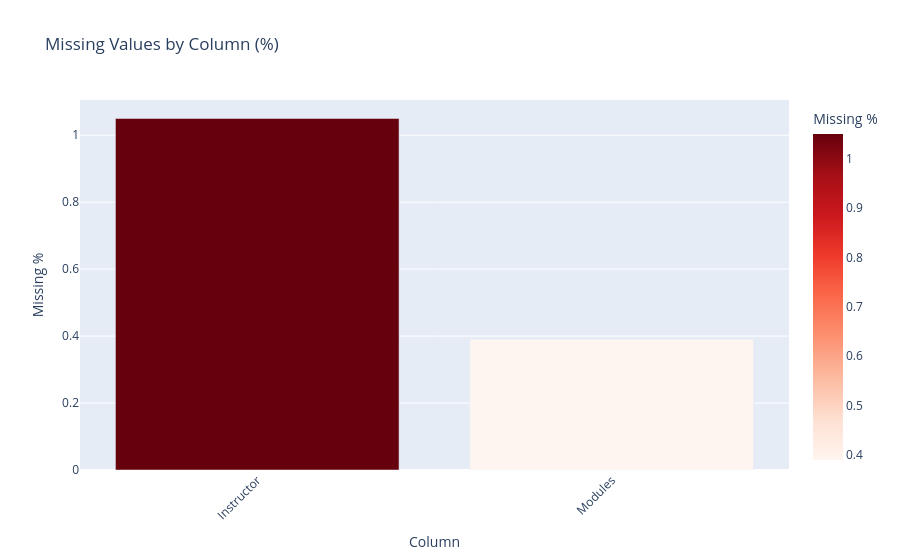

Notebook code for this chart:
### Markdown cell above
## 3. Missing Values Analysis

### Code cell
missing = pd.DataFrame({
    'count': df.isnull().sum(),
    'pct': (df.isnull().sum() / len(df) * 100).round(2)
}).sort_values('pct', ascending=False)

print(missing[missing['count'] > 0].to_string())

fig = px.bar(
    missing[missing['count'] > 0].reset_index(),
    x='index', y='pct',
    title='Missing Values by Column (%)',
    labels={'index': 'Column', 'pct': 'Missing %'},
    color='pct', color_continuous_scale='Reds'
)
fig.update_layout(xaxis_tickangle=-45)
fig.show()

### Figure 1 — Plotly figure (JSON) as saved in the notebook; plotly's stock layout.template omitted (floating-point values rounded to 4 significant figures)
{"data": [{"hovertemplate": "Column=%{x}<br>Missing %=%{marker.color}<extra></extra>", "legendgroup": "", "marker": {"color": [1.05, 0.39], "coloraxis": "coloraxis", "pattern": {"shape": ""}}, "name": "", "orientation": "v", "showlegend": false, "textposition": "auto", "type": "bar", "x": ["Instructor", "Modules"], "xaxis": "x", "y": [1.05, 0.39], "yaxis": "y"}], "layout": {"barmode": "relative", "coloraxis": {"colorbar": {"title": {"text": "Missing %"}}, "colorscale": [[0, "rgb(255,245,240)"], [0.125, "rgb(254,224,210)"], [0.25, "rgb(252,187,161)"], [0.375, "rgb(252,146,114)"], [0.5, "rgb(251,106,74)"], [0.625, "rgb(239,59,44)"], [0.75, "rgb(203,24,29)"], [0.875, "rgb(165,15,21)"], [1, "rgb(103,0,13)"]]}, "legend": {"tracegroupgap": 0}, "title": {"text": "Missing Values by Column (%)"}, "xaxis": {"anchor": "y", "domain": [0, 1], "tickangle": -45, "title": {"text": "Column"}}, "yaxis": {"anchor": "x", "domain": [0, 1], "title": {"text": "Missing %"}}}}
